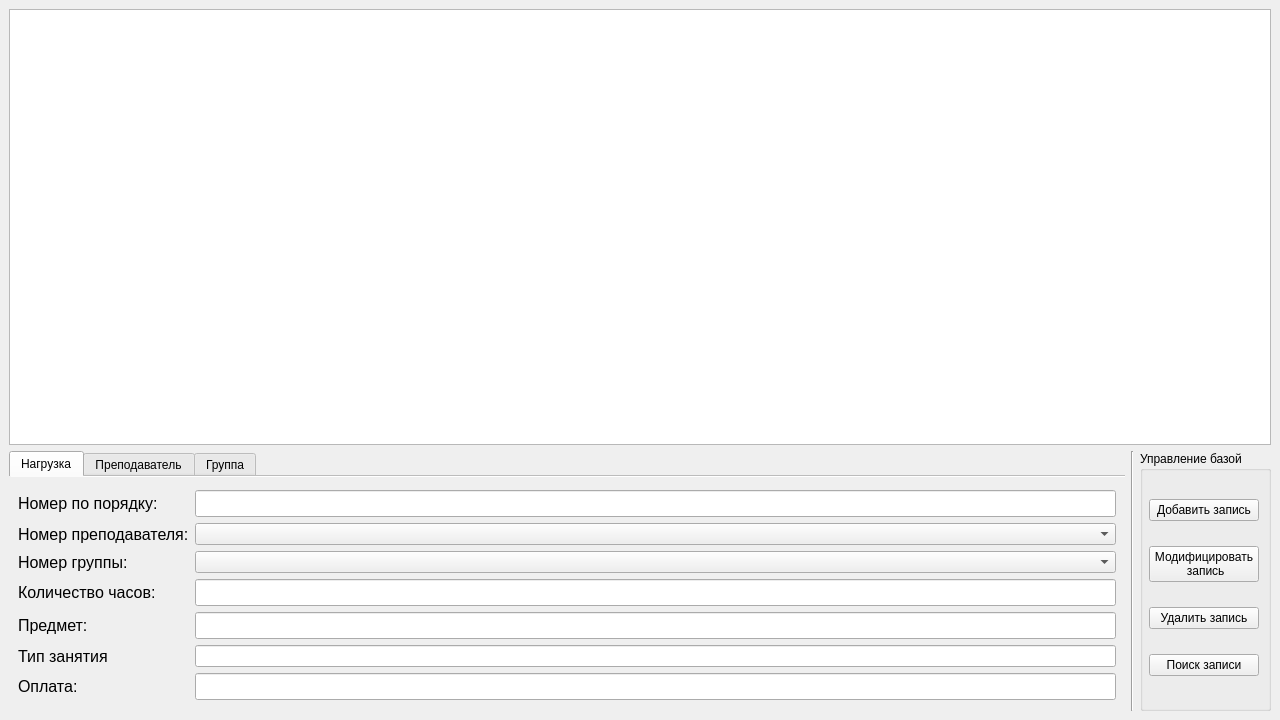
<?xml version="1.0" encoding="UTF-8"?>
<ui version="4.0">
 <class>MainWindow</class>
 <widget class="QMainWindow" name="MainWindow">
  <property name="geometry">
   <rect>
    <x>0</x>
    <y>0</y>
    <width>1280</width>
    <height>720</height>
   </rect>
  </property>
  <property name="windowTitle">
   <string>БД. Лабораторная 11. Катунин С.</string>
  </property>
  <widget class="QWidget" name="centralwidget">
   <layout class="QGridLayout" name="gridLayout_2" rowstretch="3,0,0">
    <item row="2" column="0">
     <widget class="QTabWidget" name="tabWidget">
      <property name="tabPosition">
       <enum>QTabWidget::North</enum>
      </property>
      <property name="tabShape">
       <enum>QTabWidget::Rounded</enum>
      </property>
      <property name="currentIndex">
       <number>0</number>
      </property>
      <property name="documentMode">
       <bool>true</bool>
      </property>
      <property name="movable">
       <bool>true</bool>
      </property>
      <widget class="QWidget" name="nagruzka">
       <attribute name="title">
        <string>Нагрузка</string>
       </attribute>
       <layout class="QGridLayout" name="gridLayout">
        <property name="topMargin">
         <number>6</number>
        </property>
        <item row="0" column="0">
         <layout class="QFormLayout" name="nagruzka_data">
          <property name="sizeConstraint">
           <enum>QLayout::SetDefaultConstraint</enum>
          </property>
          <property name="fieldGrowthPolicy">
           <enum>QFormLayout::AllNonFixedFieldsGrow</enum>
          </property>
          <property name="rowWrapPolicy">
           <enum>QFormLayout::DontWrapRows</enum>
          </property>
          <property name="labelAlignment">
           <set>Qt::AlignLeading|Qt::AlignLeft|Qt::AlignVCenter</set>
          </property>
          <property name="formAlignment">
           <set>Qt::AlignLeading|Qt::AlignLeft|Qt::AlignVCenter</set>
          </property>
          <property name="topMargin">
           <number>5</number>
          </property>
          <item row="0" column="0">
           <widget class="QLabel" name="label_ID">
            <property name="font">
             <font>
              <pointsize>12</pointsize>
             </font>
            </property>
            <property name="text">
             <string>Номер по порядку:</string>
            </property>
           </widget>
          </item>
          <item row="0" column="1">
           <widget class="QLineEdit" name="lineEdit_ID">
            <property name="font">
             <font>
              <pointsize>12</pointsize>
             </font>
            </property>
           </widget>
          </item>
          <item row="2" column="0">
           <widget class="QLabel" name="label_prepod">
            <property name="font">
             <font>
              <pointsize>12</pointsize>
             </font>
            </property>
            <property name="text">
             <string>Номер преподавателя:</string>
            </property>
           </widget>
          </item>
          <item row="2" column="1">
           <widget class="QComboBox" name="comboBox_prepod"/>
          </item>
          <item row="3" column="0">
           <widget class="QLabel" name="label_groupID">
            <property name="font">
             <font>
              <pointsize>12</pointsize>
             </font>
            </property>
            <property name="text">
             <string>Номер группы:</string>
            </property>
           </widget>
          </item>
          <item row="4" column="0">
           <widget class="QLabel" name="label_hours">
            <property name="font">
             <font>
              <pointsize>12</pointsize>
             </font>
            </property>
            <property name="text">
             <string>Количество часов:</string>
            </property>
           </widget>
          </item>
          <item row="4" column="1">
           <widget class="QLineEdit" name="lineEdit_hours">
            <property name="font">
             <font>
              <pointsize>12</pointsize>
             </font>
            </property>
           </widget>
          </item>
          <item row="5" column="0">
           <widget class="QLabel" name="label_lesson">
            <property name="font">
             <font>
              <pointsize>12</pointsize>
             </font>
            </property>
            <property name="text">
             <string>Предмет:</string>
            </property>
           </widget>
          </item>
          <item row="5" column="1">
           <widget class="QLineEdit" name="lineEdit_lesson">
            <property name="font">
             <font>
              <pointsize>12</pointsize>
             </font>
            </property>
           </widget>
          </item>
          <item row="7" column="0">
           <widget class="QLabel" name="label_hourCost">
            <property name="font">
             <font>
              <pointsize>12</pointsize>
             </font>
            </property>
            <property name="text">
             <string>Оплата:</string>
            </property>
            <property name="wordWrap">
             <bool>false</bool>
            </property>
           </widget>
          </item>
          <item row="7" column="1">
           <widget class="QLineEdit" name="lineEdit_pay">
            <property name="font">
             <font>
              <pointsize>12</pointsize>
             </font>
            </property>
           </widget>
          </item>
          <item row="6" column="0">
           <widget class="QLabel" name="label_typeLesson">
            <property name="font">
             <font>
              <pointsize>12</pointsize>
             </font>
            </property>
            <property name="text">
             <string>Тип занятия</string>
            </property>
           </widget>
          </item>
          <item row="6" column="1">
           <widget class="QLineEdit" name="lineEdit_typeLesson"/>
          </item>
          <item row="3" column="1">
           <widget class="QComboBox" name="comboBox_group"/>
          </item>
         </layout>
        </item>
       </layout>
      </widget>
      <widget class="QWidget" name="prepod">
       <attribute name="title">
        <string>Преподаватель</string>
       </attribute>
       <layout class="QGridLayout" name="gridLayout_4">
        <item row="0" column="0">
         <layout class="QFormLayout" name="prepod_data">
          <item row="0" column="0">
           <widget class="QLabel" name="label_prepodID">
            <property name="font">
             <font>
              <pointsize>12</pointsize>
             </font>
            </property>
            <property name="text">
             <string>Номер преподавателя</string>
            </property>
           </widget>
          </item>
          <item row="0" column="1">
           <widget class="QLineEdit" name="lineEdit_prepodID">
            <property name="font">
             <font>
              <pointsize>12</pointsize>
             </font>
            </property>
           </widget>
          </item>
          <item row="1" column="0">
           <widget class="QLabel" name="label_familiya">
            <property name="font">
             <font>
              <pointsize>12</pointsize>
             </font>
            </property>
            <property name="text">
             <string>Фамилия</string>
            </property>
           </widget>
          </item>
          <item row="1" column="1">
           <widget class="QLineEdit" name="lineEdit_familiya">
            <property name="font">
             <font>
              <pointsize>12</pointsize>
             </font>
            </property>
           </widget>
          </item>
          <item row="2" column="0">
           <widget class="QLabel" name="label_name">
            <property name="font">
             <font>
              <pointsize>12</pointsize>
             </font>
            </property>
            <property name="text">
             <string>Имя</string>
            </property>
           </widget>
          </item>
          <item row="2" column="1">
           <widget class="QLineEdit" name="lineEdit_name">
            <property name="font">
             <font>
              <pointsize>12</pointsize>
             </font>
            </property>
           </widget>
          </item>
          <item row="3" column="0">
           <widget class="QLabel" name="label_otchestvo">
            <property name="font">
             <font>
              <pointsize>12</pointsize>
             </font>
            </property>
            <property name="text">
             <string>Отчество</string>
            </property>
           </widget>
          </item>
          <item row="3" column="1">
           <widget class="QLineEdit" name="lineEdit_otchestvo">
            <property name="font">
             <font>
              <pointsize>12</pointsize>
             </font>
            </property>
           </widget>
          </item>
          <item row="4" column="0">
           <widget class="QLabel" name="label_phone">
            <property name="font">
             <font>
              <pointsize>12</pointsize>
             </font>
            </property>
            <property name="text">
             <string>Телефон</string>
            </property>
           </widget>
          </item>
          <item row="4" column="1">
           <widget class="QLineEdit" name="lineEdit_phone">
            <property name="font">
             <font>
              <pointsize>12</pointsize>
             </font>
            </property>
           </widget>
          </item>
          <item row="5" column="0">
           <widget class="QLabel" name="label_exp">
            <property name="font">
             <font>
              <pointsize>12</pointsize>
             </font>
            </property>
            <property name="text">
             <string>Стаж</string>
            </property>
           </widget>
          </item>
          <item row="5" column="1">
           <widget class="QLineEdit" name="lineEdit_exp">
            <property name="font">
             <font>
              <pointsize>12</pointsize>
             </font>
            </property>
           </widget>
          </item>
         </layout>
        </item>
       </layout>
      </widget>
      <widget class="QWidget" name="group">
       <attribute name="title">
        <string>Группа</string>
       </attribute>
       <layout class="QGridLayout" name="gridLayout_3">
        <item row="0" column="0">
         <layout class="QFormLayout" name="group_data">
          <item row="0" column="0">
           <widget class="QLabel" name="label_groupID_2">
            <property name="font">
             <font>
              <pointsize>12</pointsize>
             </font>
            </property>
            <property name="text">
             <string>Номер группы</string>
            </property>
           </widget>
          </item>
          <item row="0" column="1">
           <widget class="QLineEdit" name="lineEdit_groupID">
            <property name="font">
             <font>
              <pointsize>12</pointsize>
             </font>
            </property>
           </widget>
          </item>
          <item row="1" column="0">
           <widget class="QLabel" name="label_specialnost">
            <property name="font">
             <font>
              <pointsize>12</pointsize>
             </font>
            </property>
            <property name="text">
             <string>Специальность</string>
            </property>
           </widget>
          </item>
          <item row="1" column="1">
           <widget class="QLineEdit" name="lineEdit_specialnost">
            <property name="font">
             <font>
              <pointsize>12</pointsize>
             </font>
            </property>
           </widget>
          </item>
          <item row="2" column="0">
           <widget class="QLabel" name="label_otdelenie">
            <property name="font">
             <font>
              <pointsize>12</pointsize>
             </font>
            </property>
            <property name="text">
             <string>Отделение</string>
            </property>
           </widget>
          </item>
          <item row="2" column="1">
           <widget class="QLineEdit" name="lineEdit_otdelenie">
            <property name="font">
             <font>
              <pointsize>12</pointsize>
             </font>
            </property>
           </widget>
          </item>
          <item row="3" column="0">
           <widget class="QLabel" name="label_count">
            <property name="font">
             <font>
              <pointsize>12</pointsize>
             </font>
            </property>
            <property name="text">
             <string>Количество студентов</string>
            </property>
           </widget>
          </item>
          <item row="3" column="1">
           <widget class="QLineEdit" name="lineEdit_count">
            <property name="font">
             <font>
              <pointsize>12</pointsize>
             </font>
            </property>
           </widget>
          </item>
         </layout>
        </item>
       </layout>
      </widget>
     </widget>
    </item>
    <item row="2" column="1">
     <widget class="Line" name="line">
      <property name="frameShadow">
       <enum>QFrame::Sunken</enum>
      </property>
      <property name="orientation">
       <enum>Qt::Vertical</enum>
      </property>
     </widget>
    </item>
    <item row="0" column="0" colspan="3">
     <widget class="QTableView" name="tableView">
      <property name="editTriggers">
       <set>QAbstractItemView::NoEditTriggers</set>
      </property>
      <property name="showDropIndicator" stdset="0">
       <bool>false</bool>
      </property>
      <property name="dragDropOverwriteMode">
       <bool>false</bool>
      </property>
      <property name="showGrid">
       <bool>true</bool>
      </property>
      <property name="sortingEnabled">
       <bool>true</bool>
      </property>
      <attribute name="horizontalHeaderCascadingSectionResizes">
       <bool>true</bool>
      </attribute>
      <attribute name="horizontalHeaderDefaultSectionSize">
       <number>150</number>
      </attribute>
      <attribute name="horizontalHeaderStretchLastSection">
       <bool>true</bool>
      </attribute>
      <attribute name="verticalHeaderShowSortIndicator" stdset="0">
       <bool>true</bool>
      </attribute>
     </widget>
    </item>
    <item row="2" column="2">
     <widget class="QGroupBox" name="buttons">
      <property name="title">
       <string>Управление базой</string>
      </property>
      <property name="flat">
       <bool>false</bool>
      </property>
      <property name="checkable">
       <bool>false</bool>
      </property>
      <layout class="QVBoxLayout" name="buttons_layout">
       <property name="leftMargin">
        <number>6</number>
       </property>
       <item>
        <widget class="QPushButton" name="pushButton_insert">
         <property name="text">
          <string>Добавить запись</string>
         </property>
        </widget>
       </item>
       <item>
        <widget class="QPushButton" name="pushButton_update">
         <property name="text">
          <string>Модифицировать
 запись</string>
         </property>
        </widget>
       </item>
       <item>
        <widget class="QPushButton" name="pushButton_erase">
         <property name="text">
          <string>Удалить запись</string>
         </property>
        </widget>
       </item>
       <item>
        <widget class="QPushButton" name="pushButton_search">
         <property name="text">
          <string>Поиск записи</string>
         </property>
        </widget>
       </item>
      </layout>
     </widget>
    </item>
   </layout>
  </widget>
 </widget>
 <resources/>
 <connections/>
</ui>
